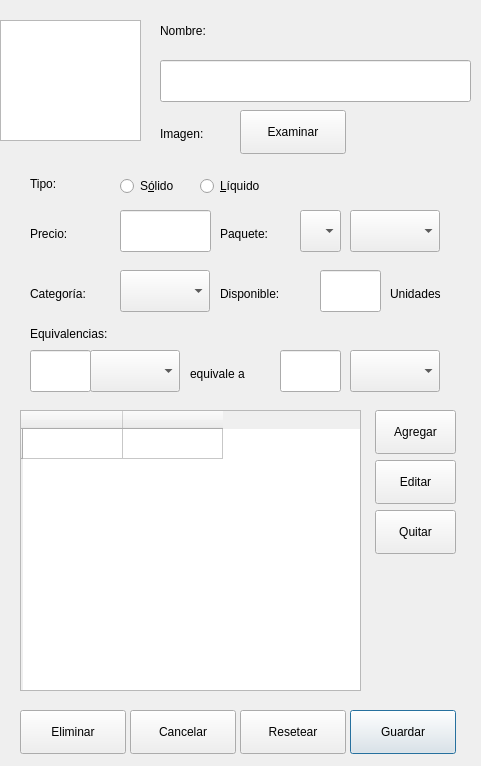
<?xml version="1.0" encoding="UTF-8"?>
<ui version="4.0">
 <class>Dialog</class>
 <widget class="QDialog" name="Dialog">
  <property name="geometry">
   <rect>
    <x>0</x>
    <y>0</y>
    <width>481</width>
    <height>766</height>
   </rect>
  </property>
  <property name="windowTitle">
   <string>Ingrediente</string>
  </property>
  <widget class="QGraphicsView" name="graphicsView">
   <property name="geometry">
    <rect>
     <x>0</x>
     <y>20</y>
     <width>141</width>
     <height>121</height>
    </rect>
   </property>
  </widget>
  <widget class="QLineEdit" name="lineEdit">
   <property name="geometry">
    <rect>
     <x>160</x>
     <y>60</y>
     <width>311</width>
     <height>42</height>
    </rect>
   </property>
  </widget>
  <widget class="QLabel" name="label">
   <property name="geometry">
    <rect>
     <x>160</x>
     <y>10</y>
     <width>71</width>
     <height>41</height>
    </rect>
   </property>
   <property name="text">
    <string>Nombre:</string>
   </property>
  </widget>
  <widget class="QPushButton" name="pushButton">
   <property name="geometry">
    <rect>
     <x>350</x>
     <y>710</y>
     <width>106</width>
     <height>44</height>
    </rect>
   </property>
   <property name="text">
    <string>Guardar</string>
   </property>
  </widget>
  <widget class="QPushButton" name="pushButton_2">
   <property name="geometry">
    <rect>
     <x>240</x>
     <y>710</y>
     <width>106</width>
     <height>44</height>
    </rect>
   </property>
   <property name="text">
    <string>Resetear</string>
   </property>
  </widget>
  <widget class="QPushButton" name="pushButton_3">
   <property name="geometry">
    <rect>
     <x>130</x>
     <y>710</y>
     <width>106</width>
     <height>44</height>
    </rect>
   </property>
   <property name="text">
    <string>Cancelar</string>
   </property>
  </widget>
  <widget class="QRadioButton" name="radioButton">
   <property name="geometry">
    <rect>
     <x>120</x>
     <y>170</y>
     <width>71</width>
     <height>32</height>
    </rect>
   </property>
   <property name="text">
    <string>S&amp;ólido</string>
   </property>
  </widget>
  <widget class="QRadioButton" name="radioButton_2">
   <property name="geometry">
    <rect>
     <x>200</x>
     <y>170</y>
     <width>81</width>
     <height>32</height>
    </rect>
   </property>
   <property name="text">
    <string>&amp;Líquido</string>
   </property>
  </widget>
  <widget class="QLabel" name="label_2">
   <property name="geometry">
    <rect>
     <x>30</x>
     <y>170</y>
     <width>41</width>
     <height>28</height>
    </rect>
   </property>
   <property name="text">
    <string>Tipo:</string>
   </property>
  </widget>
  <widget class="QLabel" name="label_3">
   <property name="geometry">
    <rect>
     <x>30</x>
     <y>220</y>
     <width>73</width>
     <height>28</height>
    </rect>
   </property>
   <property name="text">
    <string>Precio:</string>
   </property>
  </widget>
  <widget class="QLineEdit" name="lineEdit_2">
   <property name="geometry">
    <rect>
     <x>120</x>
     <y>210</y>
     <width>91</width>
     <height>42</height>
    </rect>
   </property>
  </widget>
  <widget class="QLabel" name="label_4">
   <property name="geometry">
    <rect>
     <x>30</x>
     <y>280</y>
     <width>81</width>
     <height>28</height>
    </rect>
   </property>
   <property name="text">
    <string>Categoría:</string>
   </property>
  </widget>
  <widget class="QLabel" name="label_5">
   <property name="geometry">
    <rect>
     <x>30</x>
     <y>320</y>
     <width>121</width>
     <height>28</height>
    </rect>
   </property>
   <property name="text">
    <string>Equivalencias:</string>
   </property>
  </widget>
  <widget class="QLineEdit" name="lineEdit_3">
   <property name="geometry">
    <rect>
     <x>30</x>
     <y>350</y>
     <width>61</width>
     <height>42</height>
    </rect>
   </property>
   <property name="text">
    <string/>
   </property>
  </widget>
  <widget class="QComboBox" name="comboBox">
   <property name="geometry">
    <rect>
     <x>90</x>
     <y>350</y>
     <width>90</width>
     <height>42</height>
    </rect>
   </property>
  </widget>
  <widget class="QLabel" name="label_6">
   <property name="geometry">
    <rect>
     <x>190</x>
     <y>360</y>
     <width>91</width>
     <height>28</height>
    </rect>
   </property>
   <property name="text">
    <string>equivale a</string>
   </property>
  </widget>
  <widget class="QLineEdit" name="lineEdit_4">
   <property name="geometry">
    <rect>
     <x>280</x>
     <y>350</y>
     <width>61</width>
     <height>42</height>
    </rect>
   </property>
  </widget>
  <widget class="QComboBox" name="comboBox_2">
   <property name="geometry">
    <rect>
     <x>350</x>
     <y>350</y>
     <width>90</width>
     <height>42</height>
    </rect>
   </property>
  </widget>
  <widget class="QPushButton" name="pushButton_4">
   <property name="geometry">
    <rect>
     <x>375</x>
     <y>410</y>
     <width>81</width>
     <height>44</height>
    </rect>
   </property>
   <property name="text">
    <string>Agregar</string>
   </property>
  </widget>
  <widget class="QPushButton" name="pushButton_5">
   <property name="geometry">
    <rect>
     <x>375</x>
     <y>460</y>
     <width>81</width>
     <height>44</height>
    </rect>
   </property>
   <property name="text">
    <string>Editar</string>
   </property>
  </widget>
  <widget class="QPushButton" name="pushButton_6">
   <property name="geometry">
    <rect>
     <x>375</x>
     <y>510</y>
     <width>81</width>
     <height>44</height>
    </rect>
   </property>
   <property name="text">
    <string>Quitar</string>
   </property>
  </widget>
  <widget class="QComboBox" name="comboBox_3">
   <property name="geometry">
    <rect>
     <x>120</x>
     <y>270</y>
     <width>90</width>
     <height>42</height>
    </rect>
   </property>
  </widget>
  <widget class="QTableWidget" name="tableWidget">
   <property name="geometry">
    <rect>
     <x>20</x>
     <y>410</y>
     <width>341</width>
     <height>281</height>
    </rect>
   </property>
   <row>
    <property name="text">
     <string/>
    </property>
   </row>
   <column>
    <property name="text">
     <string/>
    </property>
   </column>
   <column>
    <property name="text">
     <string/>
    </property>
   </column>
  </widget>
  <widget class="QLabel" name="label_7">
   <property name="geometry">
    <rect>
     <x>160</x>
     <y>120</y>
     <width>73</width>
     <height>28</height>
    </rect>
   </property>
   <property name="text">
    <string>Imagen:</string>
   </property>
  </widget>
  <widget class="QPushButton" name="pushButton_7">
   <property name="geometry">
    <rect>
     <x>240</x>
     <y>110</y>
     <width>106</width>
     <height>44</height>
    </rect>
   </property>
   <property name="text">
    <string>Examinar</string>
   </property>
  </widget>
  <widget class="QPushButton" name="pushButton_8">
   <property name="geometry">
    <rect>
     <x>20</x>
     <y>710</y>
     <width>106</width>
     <height>44</height>
    </rect>
   </property>
   <property name="text">
    <string>Eliminar</string>
   </property>
  </widget>
  <widget class="QLabel" name="label_8">
   <property name="geometry">
    <rect>
     <x>220</x>
     <y>220</y>
     <width>71</width>
     <height>28</height>
    </rect>
   </property>
   <property name="text">
    <string>Paquete:</string>
   </property>
  </widget>
  <widget class="QComboBox" name="comboBox_4">
   <property name="geometry">
    <rect>
     <x>300</x>
     <y>210</y>
     <width>41</width>
     <height>42</height>
    </rect>
   </property>
  </widget>
  <widget class="QComboBox" name="comboBox_5">
   <property name="geometry">
    <rect>
     <x>350</x>
     <y>210</y>
     <width>90</width>
     <height>42</height>
    </rect>
   </property>
  </widget>
  <widget class="QLabel" name="label_9">
   <property name="geometry">
    <rect>
     <x>220</x>
     <y>280</y>
     <width>91</width>
     <height>28</height>
    </rect>
   </property>
   <property name="text">
    <string>Disponible:</string>
   </property>
  </widget>
  <widget class="QLineEdit" name="lineEdit_5">
   <property name="geometry">
    <rect>
     <x>320</x>
     <y>270</y>
     <width>61</width>
     <height>42</height>
    </rect>
   </property>
  </widget>
  <widget class="QLabel" name="label_10">
   <property name="geometry">
    <rect>
     <x>390</x>
     <y>280</y>
     <width>73</width>
     <height>28</height>
    </rect>
   </property>
   <property name="text">
    <string>Unidades</string>
   </property>
  </widget>
 </widget>
 <resources/>
 <connections/>
</ui>
